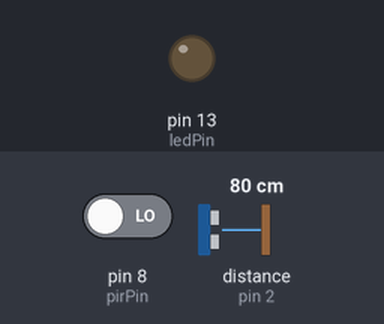
The sketch below on a simulated Arduino Uno, built with avr-gcc and run on an emulated ATmega328P. Parts: output pins drawn as LEDs (lit = HIGH). Wiring (inferred from the names in the program): ultrasonic range finder: trigger pin 3; echo pin 2. The inputs (shaded band) are chosen by the test bench; at power-on: pin 8 (pirPin) LOW, distance to the obstacle (sensor on pin 2) 80 cm. The echo pulse lasts 58.3 µs per cm; pins used as bus, display or sensor lines are not drawn; what the sketch prints to the serial monitor is not drawn.

Above: at 4.2 s.
4.3 s: pin 8 (pirPin) driven HIGH
At 4.8 s:
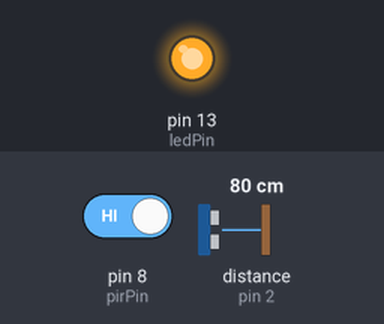
11.8 s: pin 8 (pirPin) driven LOW
At 13.2 s:
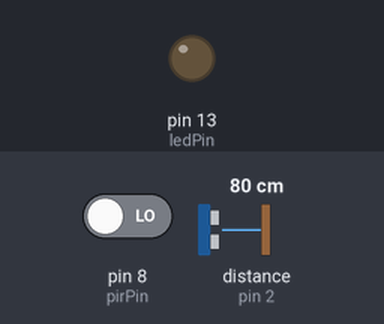
Timing chart, 0 to 14.8 s (numbered marks = the images above; inputs shaded):
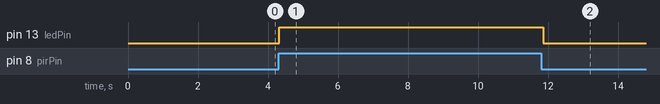

The sketch:

PIRMotionsensor_UltraSonic_netstringsSerial.ino
```cpp
// (licence header left out)
/////////////////////////////
// Variables for PIR Motion sensor
//the time we give the sensor to calibrate (10-60 secs according to the datasheet)
//int calibrationTime = 30;
int calibrationTime = 3;


//the time when the sensor outputs a low impulse
long unsigned int lowIn;

//the amount of milliseconds the sensor has to be low
//before we assume all motion has stopped
long unsigned int pause = 5000;

boolean lockLow = true;
boolean takeLowTime;

int pirPin = 8;    //the digital pin connected to the PIR sensor's output
int ledPin = 13;


//////////////////////////////
// Ultra sonic variable
int inputPin=2; //ECHO pin
int outputPin=3; //TRIG pin

/////////////////////////////
// Netstrings
char netstring;
String netstringEncodeIntTransfer();
String netstringEncodeStringTransfer();

// Serial.read
String data = "";


/////////////////////////////
//SETUP

void setup(){
  Serial.begin(9600);

// Pir motion sensor
  pinMode(pirPin, INPUT);
  pinMode(ledPin, OUTPUT);
  digitalWrite(pirPin, LOW);

  //give the sensor some time to calibrate
  Serial.print("calibrating sensor ");
    for(int i = 0; i < calibrationTime; i++){
      Serial.print(".");
      delay(1000);
      }
    Serial.println(" done");
    Serial.println("SENSOR ACTIVE");
    delay(50);


  // Ultra sonic
  pinMode(inputPin, INPUT);
  pinMode(outputPin, OUTPUT);

 // Netstrings & serial communication


}
////////////////////////////
//LOOP
void loop(){


// Pir motion sensor
  if(digitalRead(pirPin) == HIGH){
       digitalWrite(ledPin, HIGH);   //the led visualizes the sensors output pin state
       if(lockLow){
         //makes sure we wait for a transition to LOW before any further output is made:
         lockLow = false;
         //Serial.println("---");
         Serial.print(netstringEncodeStringTransfer("motion detected at "));
         Serial.print(netstringEncodeIntTransfer((millis()/1000)));
         Serial.print(netstringEncodeStringTransfer(" sec"));
         delay(50);
         }
         takeLowTime = true;
       }

     if(digitalRead(pirPin) == LOW){
       digitalWrite(ledPin, LOW);  //the led visualizes the sensors output pin state

       if(takeLowTime){
        lowIn = millis();          //save the time of the transition from high to LOW
        takeLowTime = false;       //make sure this is only done at the start of a LOW phase
        }
       //if the sensor is low for more than the given pause,
       //we assume that no more motion is going to happen
       if(!lockLow && millis() - lowIn > pause){
           //makes sure this block of code is only executed again after
           //a new motion sequence has been detected
           lockLow = true;
           Serial.print(netstringEncodeStringTransfer("motion ended at "));      //output
           Serial.print(netstringEncodeIntTransfer((millis() - pause)/1000));
           Serial.print(netstringEncodeStringTransfer(" sec"));
           delay(50);
           }
       }


       // Ultra sonic

     digitalWrite(outputPin, HIGH); //Trigger ultrasonic detection
     delayMicroseconds(10);
     digitalWrite(outputPin, LOW);
     int distance = pulseIn(inputPin, HIGH); //Read ultrasonic reflection
     distance= distance/58; //Calculate distance
     Serial.print(netstringEncodeIntTransfer(distance)); //Print distance
     delay(100);


     // Read from serial port if it is not locked by Serial.print
     char incomingData;
     if (Serial.available() > 0) {
     // read the incoming byte:
     incomingData = Serial.read();

     Serial.print("I received: ");
     Serial.println(incomingData);

     data = data + incomingData;

     delay(100);

     }

  }


  // Netstrings encoding & serial TX communication

  String netstringEncodeIntTransfer(int value) {

    String s = String(value);
    int len = s.length();
    if (!len) return "ERROR:_EMPTY_STRING";
    String netstring = len + String(":" + s +",");

    return netstring;

  }

  String netstringEncodeStringTransfer(String value) {

    int len = value.length();
    if (!len) return "ERROR:_EMPTY_STRING";
    String netstring = len + String(":" + value +",");

    return netstring;

  }


    // Netstrings decoding & serial FX communication
```

Measured:
- after the input at 4.3 s, pin 13 (ledPin): LOW → HIGH at once
- after the input at 11.8 s, pin 13 (ledPin): HIGH → LOW after 0.06 s
